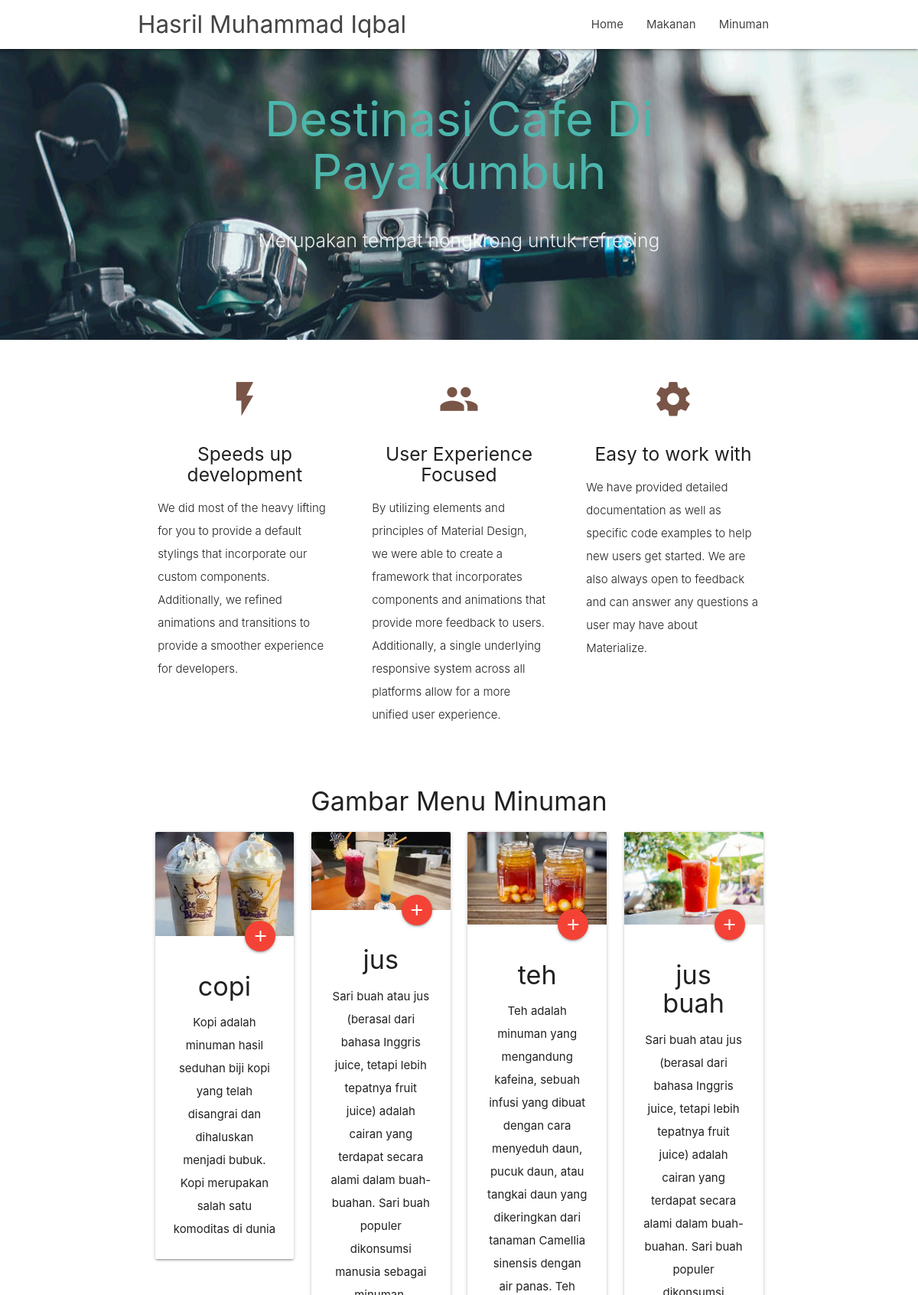
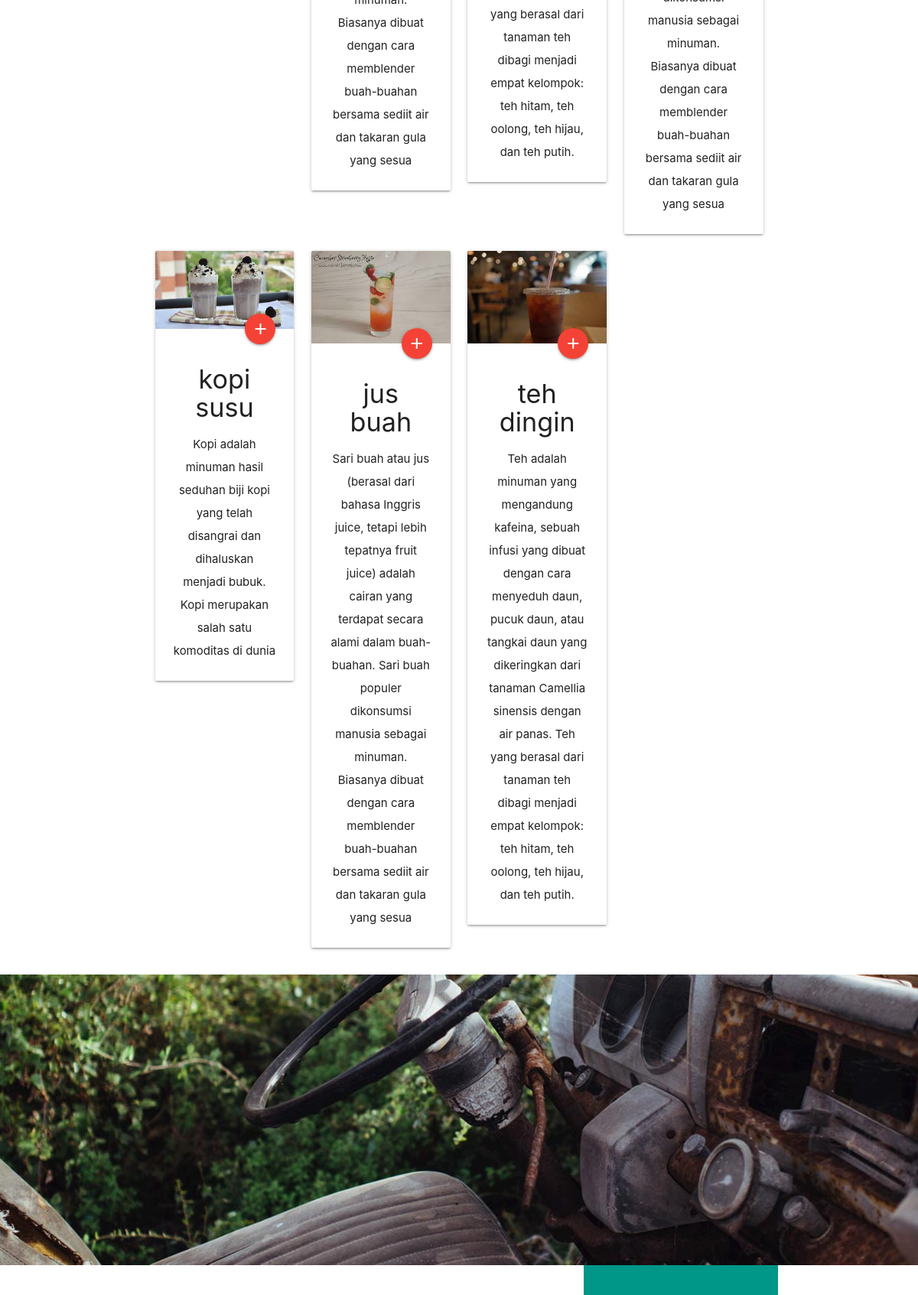
/minuman.php (upper part), run on the app's committed database (2 pictures, top to bottom).
### tables this page shows
CREATE TABLE IF NOT EXISTS `produk` (
`id_produk` int(100) NOT NULL,
  `nama_produk` varchar(100) NOT NULL,
  `gambar_produk` varchar(100) NOT NULL,
  `deskripsi_produk` varchar(500) NOT NULL,
  `asal_produk` varchar(200) NOT NULL,
  `bahan_produk` varchar(200) NOT NULL
);

### function.php (called while the page is built)
<?php
$conn = mysqli_connect("localhost","root","","cafe");
function query($query){
	global $conn;
	$result = mysqli_query($conn,$query);
	$rows = [];
	while ($row = mysqli_fetch_assoc($result)) {
		$rows[] = $row;
	}
	return $rows;
}

### minuman.php (the view, shortened to what this page needs)
<?php
    require 'function.php';
?>
<!DOCTYPE html>
<html lang="en">
<head>
  <link href="css/materialize.css" type="text/css" rel="stylesheet" media="screen,projection"/>
  <link href="css/style.css" type="text/css" rel="stylesheet" media="screen,projection"/>
</head>
<body>
  <nav class="white" role="navigation">
    <div class="nav-wrapper container">
      <a id="logo-container" href="#" class="brand-logo">Hasril Muhammad Iqbal</a>
      <ul class="right hide-on-med-and-down">
        <li><a href="hasril.php">Home</a></li>
        <li><a href="makanan.php">Makanan</a></li>
        <li><a href="#">Minuman</a></li>
      </ul>
    </div>
  </nav>
  <div id="index-banner" class="parallax-container">
    <div class="section no-pad-bot">
      <div class="container">
        <br><br>
        <h1 class="header center teal-text text-lighten-2">Destinasi Cafe Di Payakumbuh</h1>
        <div class="row center">
          <h5 class="header col s12 light">Merupakan tempat nongkrong untuk refresing</h5>
        </div>
        <br><br>
      </div>
    </div>
    <div class="parallax"><img src="background1.jpg" alt="Unsplashed background img 1"></div>
  </div>
   <div class="container">
    <div class="section">
      <div class="row">
        <div class="col s12 m4">
          <div class="icon-block">
            <h2 class="center brown-text"><i class="material-icons">flash_on</i></h2>
            <h5 class="center">Speeds up development</h5>
            <p class="light">We did most of the heavy lifting for you to provide a default stylings that incorporate our custom components. Additionally, we refined animations and transitions to provide a smoother experience for developers.</p>
          </div>
        </div>
        <div class="col s12 m4">
          <div class="icon-block">
            <h2 class="center brown-text"><i class="material-icons">group</i></h2>
            <h5 class="center">User Experience Focused</h5>
            <p class="light">By utilizing elements and principles of Material Design, we were able to create a framework that incorporates components and animations that provide more feedback to users. Additionally, a single underlying responsive system across all platforms allow for a more unified user experience.</p>
          </div>
        </div>
        <div class="col s12 m4">
          <div class="icon-block">
            <h2 class="center brown-text"><i class="material-icons">settings</i></h2>
            <h5 class="center">Easy to work with</h5>
            <p class="light">We have provided detailed documentation as well as specific code examples to help new users get started. We are also always open to feedback and can answer any questions a user may have about Materialize.</p>
          </div>
        </div>
      </div>
    </div>
  </div>
  <div class="container">
     <div class="row">
       <div class="col s12 center">
            <h4>Gambar Menu Minuman</h4>
            <?php
            $produk = query("SELECT * FROM produk");
            foreach ($produk as $row):
            ?>
              <div class="col s12 m6 l3">
                <div class="card">
                  <div class="card-image" >
                    <img src="admin/img/<?=$row["gambar_produk"]; ?>">
                    <span class="card-title"></span>
                    <a class="btn-floating halfway-fab waves-effect waves-light red"><i class="material-icons">add</i></a>
                  </div>
                  <div class="card-content">
                   <p><h4><?=$row["nama_produk"]; ?></h4></p>
                  <p><?=$row["deskripsi_produk"]; ?></p>
                  </div>
                </div>
              </div>
              <?php endforeach; ?>
        </div>
     </div>
  </div>
  <div class="parallax-container valign-wrapper">
    <div class="section no-pad-bot">
      <div class="container">
        <div class="row center">
          <h5 class="header col s12 light"></h5>
        </div>
      </div>
    </div>
    <div class="parallax"><img src="background2.jpg" alt="Unsplashed background img 2"></div>
  </div>
 <footer class="page-footer teal">
  </footer>
  </body>
</html>

### css/style.css (style rules this page uses)
nav ul a, nav .brand-logo { color: #444; }
p { line-height: 2rem; }
.parallax-container { min-height: 380px; line-height: 0; height: auto; color: rgba(255,255,255,.9); }
.parallax-container .section { width: 100%; }
.icon-block { padding: 0 15px; }
.icon-block .material-icons { font-size: inherit; }
footer.page-footer { margin: 0; }

### data on the page
produk: gambar_produk (picture), nama_produk "copi", deskripsi_produk "Kopi adalah minuman hasil seduhan biji kopi yang telah disangrai dan dihaluskan menjadi bubuk. Kopi merupakan salah satu komoditas di dunia"
produk: gambar_produk (picture), nama_produk "jus", deskripsi_produk "Sari buah atau jus (berasal dari bahasa Inggris juice, tetapi lebih tepatnya fruit juice) adalah cairan yang terdapat secara alami dalam buah-buahan. Sari buah populer dikonsumsi manusia sebagai minuman. Biasanya dibuat dengan cara memblender buah-buahan bersama sediit air dan takaran gula yang sesua"
produk: gambar_produk (picture), nama_produk "teh", deskripsi_produk "Teh adalah minuman yang mengandung kafeina, sebuah infusi yang dibuat dengan cara menyeduh daun, pucuk daun, atau tangkai daun yang dikeringkan dari tanaman Camellia sinensis dengan air panas. Teh yang berasal dari tanaman teh dibagi menjadi empat kelompok: teh hitam, teh oolong, teh hijau, dan teh putih."
produk: gambar_produk (picture), nama_produk "jus buah", deskripsi_produk "Sari buah atau jus (berasal dari bahasa Inggris juice, tetapi lebih tepatnya fruit juice) adalah cairan yang terdapat secara alami dalam buah-buahan. Sari buah populer dikonsumsi manusia sebagai minuman. Biasanya dibuat dengan cara memblender buah-buahan bersama sediit air dan takaran gula yang sesua"
produk: gambar_produk (picture), nama_produk "kopi susu", deskripsi_produk "Kopi adalah minuman hasil seduhan biji kopi yang telah disangrai dan dihaluskan menjadi bubuk. Kopi merupakan salah satu komoditas di dunia"
produk: gambar_produk (picture), nama_produk "jus buah", deskripsi_produk "Sari buah atau jus (berasal dari bahasa Inggris juice, tetapi lebih tepatnya fruit juice) adalah cairan yang terdapat secara alami dalam buah-buahan. Sari buah populer dikonsumsi manusia sebagai minuman. Biasanya dibuat dengan cara memblender buah-buahan bersama sediit air dan takaran gula yang sesua"
produk: gambar_produk (picture), nama_produk "teh dingin", deskripsi_produk "Teh adalah minuman yang mengandung kafeina, sebuah infusi yang dibuat dengan cara menyeduh daun, pucuk daun, atau tangkai daun yang dikeringkan dari tanaman Camellia sinensis dengan air panas. Teh yang berasal dari tanaman teh dibagi menjadi empat kelompok: teh hitam, teh oolong, teh hijau, dan teh putih."
